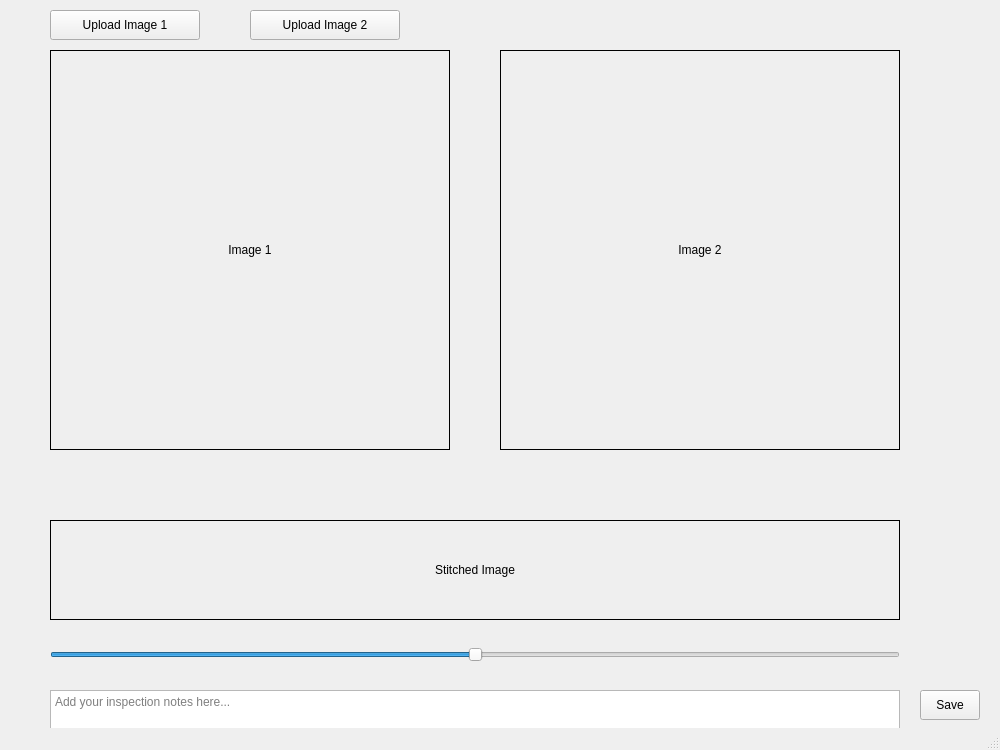
<?xml version="1.0" encoding="UTF-8"?>
<ui version="4.0">
 <class>MainWindow</class>
 <widget class="QMainWindow" name="MainWindow">
  <property name="geometry">
   <rect>
    <x>0</x>
    <y>0</y>
    <width>1000</width>
    <height>750</height>
   </rect>
  </property>
  <property name="windowTitle">
   <string>Image Stitching Tool</string>
  </property>
  <widget class="QWidget" name="centralwidget">
   <!-- 上传图像按钮 -->
   <widget class="QPushButton" name="button_upload_image1">
    <property name="geometry">
     <rect>
      <x>50</x>
      <y>10</y>
      <width>150</width>
      <height>30</height>
     </rect>
    </property>
    <property name="text">
     <string>Upload Image 1</string>
    </property>
   </widget>
   <widget class="QPushButton" name="button_upload_image2">
    <property name="geometry">
     <rect>
      <x>250</x>
      <y>10</y>
      <width>150</width>
      <height>30</height>
     </rect>
    </property>
    <property name="text">
     <string>Upload Image 2</string>
    </property>
   </widget>
   <!-- 检材图像显示 -->
   <widget class="QLabel" name="label_image1">
    <property name="geometry">
     <rect>
      <x>50</x>
      <y>50</y>
      <width>400</width>
      <height>400</height>
     </rect>
    </property>
    <property name="text">
     <string>Image 1</string>
    </property>
    <property name="alignment">
     <set>Qt::AlignCenter</set>
    </property>
    <property name="frameShape">
     <enum>QFrame::Box</enum>
    </property>
   </widget>
   <!-- 样本图像显示 -->
   <widget class="QLabel" name="label_image2">
    <property name="geometry">
     <rect>
      <x>500</x>
      <y>50</y>
      <width>400</width>
      <height>400</height>
     </rect>
    </property>
    <property name="text">
     <string>Image 2</string>
    </property>
    <property name="alignment">
     <set>Qt::AlignCenter</set>
    </property>
    <property name="frameShape">
     <enum>QFrame::Box</enum>
    </property>
   </widget>
   <!-- 拼接图像显示 -->
   <widget class="QLabel" name="label_image_stitched">
    <property name="geometry">
     <rect>
      <x>50</x>
      <y>520</y>
      <width>850</width>
      <height>100</height>
     </rect>
    </property>
    <property name="text">
     <string>Stitched Image</string>
    </property>
    <property name="alignment">
     <set>Qt::AlignCenter</set>
    </property>
    <property name="frameShape">
     <enum>QFrame::Box</enum>
    </property>
   </widget>
   <!-- 拼接线调整滑动条 -->
   <widget class="QSlider" name="slider_stitch_position">
    <property name="geometry">
     <rect>
      <x>50</x>
      <y>640</y>
      <width>850</width>
      <height>30</height>
     </rect>
    </property>
    <property name="orientation">
     <enum>Qt::Horizontal</enum>
    </property>
    <property name="minimum">
     <number>0</number>
    </property>
    <property name="maximum">
     <number>100</number>
    </property>
    <property name="value">
     <number>50</number>
    </property>
   </widget>
   <!-- 添加检验说明文本框 -->
   <widget class="QTextEdit" name="textedit_inspection_notes">
    <property name="geometry">
     <rect>
      <x>50</x>
      <y>690</y>
      <width>850</width>
      <height>80</height>
     </rect>
    </property>
    <property name="placeholderText">
     <string>Add your inspection notes here...</string>
    </property>
   </widget>
   <!-- 保存检验记录按钮 -->
   <widget class="QPushButton" name="button_save_inspection">
    <property name="geometry">
     <rect>
      <x>920</x>
      <y>690</y>
      <width>60</width>
      <height>30</height>
      </rect>
    </property>
    <property name="text">
     <string>Save</string>
    </property>
   </widget>
  </widget>
  <widget class="QMenuBar" name="menubar"/>
  <widget class="QStatusBar" name="statusbar"/>
 </widget>
</ui>
